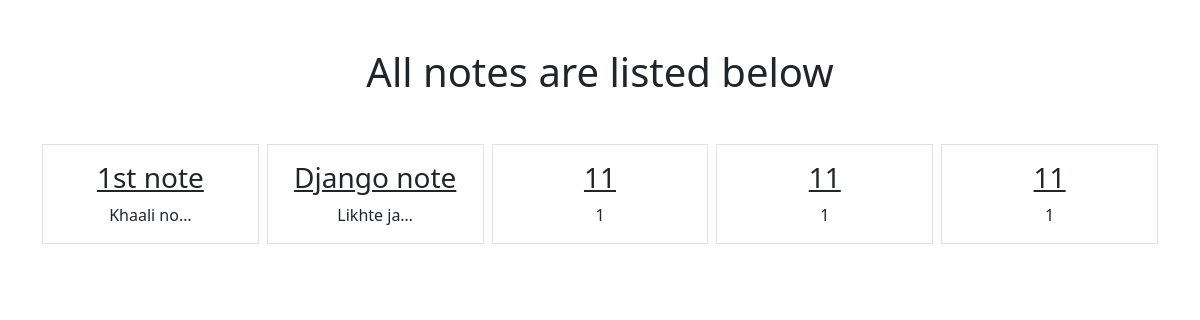
Before: /notes/ with the older database file.
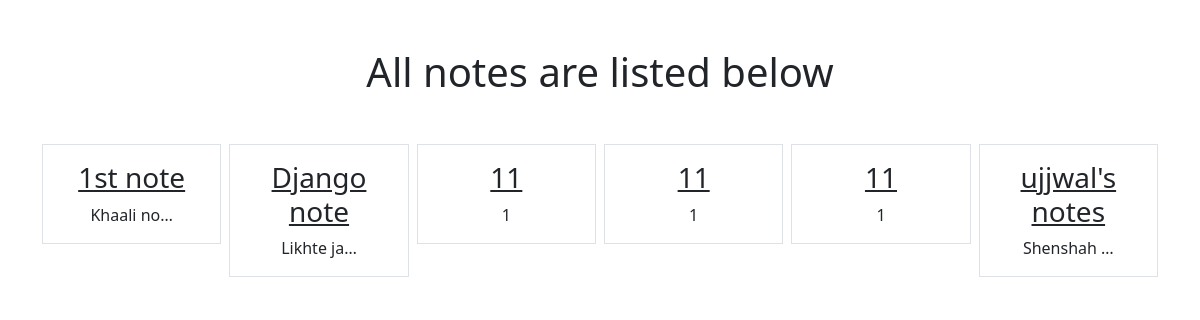
After: the same page with the newer database file.
### notes/models.py (models this page shows)
class Notes(models.Model):
    title = models.CharField(max_length = 100)
    text = models.TextField()
    created = models.DateTimeField(auto_now_add = True)

### notes/views.py (the view)
# urls.py: path('', views.NotesListView.as_view(), name="notes.list"),
class NotesListView(ListView):
    model = Notes
    context_object_name = "notes"
    template_name = 'list_notes.html'

### notes/templates/list_notes.html
{% extends "base.html" %}
{% block content %}
    <h1 class="my-5">All notes are listed below</h1>
    <div class="row row-col3 g-2">
        {% for note in notes %}
        <div class="col">
            <div class="p-3 border">
            <a href="{% url 'notes.detail' pk=note.id %}" class="text-dark text-decoration-non"><h3>{{note.title}}</h3></a>
            {{note.text|truncatechars:10}}
            </div>
        </div>
        {% endfor %}
    </div>
{% endblock %}

### static/templates/base.html (shortened to what this page needs)
{% load static %}
<!DOCTYPE html>
<html lang="en">
<head>
    <link rel="stylesheet" type="text/css" href="{% static 'css/style.css'%}">
    <link href="https://cdn.jsdelivr.net/npm/bootstrap@5.0.2/dist/css/bootstrap.min.css" rel="stylesheet">
</head>
<body>
    <div class="my-5 text-center container">
    {% block content %}
    {% endblock %}
    </div>
</body>
</html>

Changed rows visible on the page:
added Notes: title "ujjwal's notes", text "Shenshah …"
